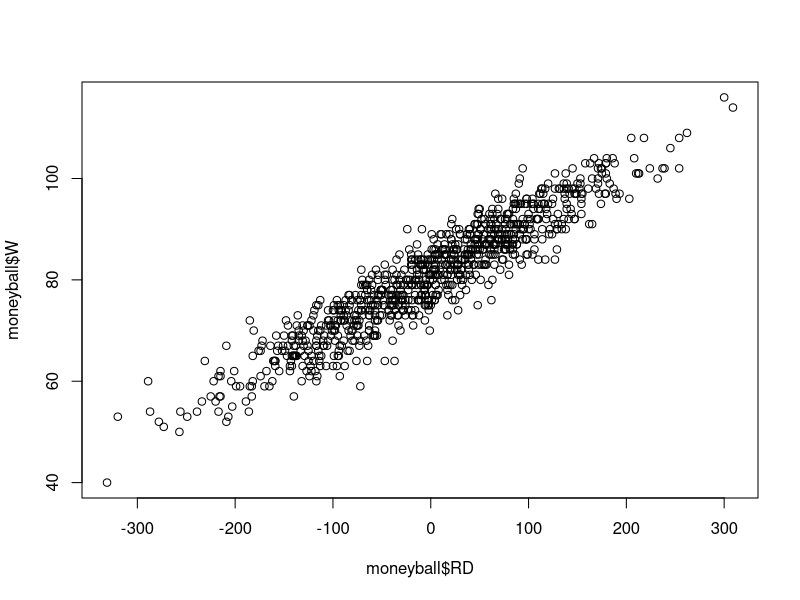

Write the R code that produced this figure.
## ---- chunk 1
# Read in data from csv
baseball = read.csv("baseball.csv")
str(baseball)
## ---- chunk 2
# Subset to only include moneyball years
moneyball = subset(baseball, Year < 2002)
str(moneyball)
## ---- chunk 3
# Compute Run Difference
moneyball$RD = moneyball$RS - moneyball$RA
str(moneyball)
## ---- chunk 4
# Scatterplot to check for linear relationship
plot(moneyball$RD, moneyball$W)
## ---- chunk 5
# Regression model to predict wins
WinsReg = lm(W ~ RD, data=moneyball)
summary(WinsReg)
## ---- chunk 6
str(moneyball)
## ---- chunk 7
# Regression model to predict runs scored
RunsReg = lm(RS ~ OBP + SLG + BA, data=moneyball)
summary(RunsReg)
## ---- chunk 8
# Regression model to predict runs scored again but removing the batting average
RunsReg = lm(RS ~ OBP + SLG, data=moneyball)
summary(RunsReg)
## ---- chunk 9
str(moneyball)
## ---- chunk 10
# Regression model to predict runs allowed
RunsAllowedReg = lm(RA ~ OOBP + OSLG, data=moneyball)
summary(RunsAllowedReg)
## ---- chunk 11
# create run difference for team runs_scored and runs_allowed
runs_scored <- 763
runs_allowed <- 614
run_difference <- runs_scored - runs_allowed
run_difference
## ---- chunk 12
intercept <- 80.881375
RD <- 0.105766
wins <- intercept + RD * (run_difference)
wins
## ---- chunk 13
intercept_runs <- -788.46      
OBP <- 2917.42
SLG <- 1637.93 
BA <- -368.97

new_OBP <- 0.361
new_SLG <- 0.409
new_BA <- 0.257

runs_scored <- intercept_runs + OBP * (new_OBP) + SLG * (new_SLG) + BA * (new_BA)
runs_scored

runs_scored2 <- -788.46 + 2917.42 * (0.361) + 1637.93 * (0.409) - 368.97 * (0.257)
runs_scored2
## ---- chunk 14
intercept_allowed <-  -837.38      
OOBP <-  2913.60     
OSLG <-  1514.29

new_OOBP <- 0.267
new_OSLG <- 0.392
## ---- chunk 15
runs_allowed <- intercept_allowed + OOBP * (new_OOBP) + OSLG * (new_OSLG)
runs_allowed
